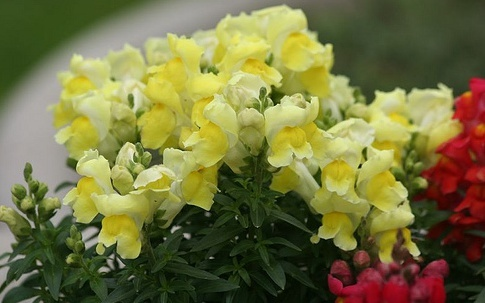
#> input picture samples/sample_1_clean.jpg, 485 x 303 px
$ python -i features.py   (imports and definitions only)   (older library calls are emulated)
#> lines starting #> are read from the running program, lines starting #| are printed output that depends on the picture
"""
Classical, interpretable image-quality feature extraction.

These features are:
  1. Used directly as rule-based / thresholded signals for explainability
     (each ties to a specific issue type).
  2. Fed as auxiliary input into the learned model (hybrid approach).

All functions accept a BGR or grayscale numpy array (OpenCV convention)
and return plain Python floats/dicts so results are JSON-serializable.
"""
from __future__ import annotations

import numpy as np
import cv2
from dataclasses import dataclass, asdict


@dataclass
class QualityFeatures:
    # --- Sharpness / blur ---
    laplacian_variance: float          # higher = sharper
    tenengrad: float                   # gradient-magnitude based sharpness

    # --- Exposure ---
    mean_luminance: float              # 0-255
    underexposed_frac: float           # fraction of pixels in low bins
    overexposed_frac: float            # fraction of pixels in high (clipped) bins

    # --- Noise ---
    noise_sigma: float                 # estimated noise std (robust MAD-based)

    # --- Contrast / dynamic range ---
    luminance_std: float
    dynamic_range: float               # p99 - p1 percentile of luminance

    # --- Color ---
    colorfulness: float
    saturation_mean: float

    # --- Compression / corruption ---
    blockiness: float                  # JPEG 8x8 block-edge energy
    decodable: bool                    # False if image failed to decode/read
    entropy: float                     # Shannon entropy of luminance histogram

    def to_dict(self) -> dict:
        return asdict(self)


def _to_gray(img: np.ndarray) -> np.ndarray:
    if img.ndim == 3:
        return cv2.cvtColor(img, cv2.COLOR_BGR2GRAY)
    return img


def laplacian_variance(gray: np.ndarray) -> float:
    """Classic blur metric: variance of the Laplacian. Low = blurry."""
    return float(cv2.Laplacian(gray, cv2.CV_64F).var())


def tenengrad(gray: np.ndarray) -> float:
    """Gradient-magnitude based sharpness (Sobel energy)."""
    gx = cv2.Sobel(gray, cv2.CV_64F, 1, 0, ksize=3)
    gy = cv2.Sobel(gray, cv2.CV_64F, 0, 1, ksize=3)
    return float(np.mean(gx ** 2 + gy ** 2))


def exposure_stats(gray: np.ndarray) -> tuple[float, float, float]:
    """Returns (mean_luminance, underexposed_frac, overexposed_frac)."""
    hist = cv2.calcHist([gray], [0], None, [256], [0, 256]).flatten()
    total = hist.sum()
    under = hist[:10].sum() / total   # near-black bins
    over = hist[246:].sum() / total   # near-white / clipped bins
    return float(gray.mean()), float(under), float(over)


def estimate_noise_sigma(gray: np.ndarray) -> float:
    """
    Robust noise estimator: convolve with a Laplacian-like kernel that
    suppresses image structure but responds strongly to noise, then take
    a MAD-based (outlier-robust) estimate of the residual standard
    deviation. Based on the Immerkaer (1996) fast noise estimation idea,
    with a median-absolute-deviation normalizer instead of a plain mean
    so real edges (which produce large but sparse responses) don't
    inflate the estimate the way they would with a mean-based version.
    """
    M = np.array([[1, -2, 1], [-2, 4, -2], [1, -2, 1]], dtype=np.float64)
    conv = cv2.filter2D(gray.astype(np.float64), -1, M)
    kernel_gain = np.sqrt(np.sum(M ** 2))  # = 6 for this kernel; convolving
    # iid noise of std sigma through M scales output std by this factor,
    # so we must divide it back out to recover sigma itself.
    sigma = float(np.median(np.abs(conv)) / 0.6745 / kernel_gain)
    return max(0.0, sigma)


def dynamic_range(gray: np.ndarray) -> tuple[float, float]:
    std = float(gray.std())
    p1, p99 = np.percentile(gray, [1, 99])
    return std, float(p99 - p1)


def colorfulness_metric(img_bgr: np.ndarray) -> float:
    """Hasler & Susstrunk colorfulness metric."""
    if img_bgr.ndim != 3:
        return 0.0
    B, G, R = img_bgr[:, :, 0].astype(float), img_bgr[:, :, 1].astype(float), img_bgr[:, :, 2].astype(float)
    rg = R - G
    yb = 0.5 * (R + G) - B
    std_rg, mean_rg = rg.std(), rg.mean()
    std_yb, mean_yb = yb.std(), yb.mean()
    std_root = np.sqrt(std_rg ** 2 + std_yb ** 2)
    mean_root = np.sqrt(mean_rg ** 2 + mean_yb ** 2)
    return float(std_root + 0.3 * mean_root)


def saturation_mean(img_bgr: np.ndarray) -> float:
    if img_bgr.ndim != 3:
        return 0.0
    hsv = cv2.cvtColor(img_bgr, cv2.COLOR_BGR2HSV)
    return float(hsv[:, :, 1].mean())


def blockiness_metric(gray: np.ndarray) -> float:
    """
    Estimate JPEG block-edge energy: compare gradient magnitude at 8-pixel
    grid boundaries vs. interior gradients. High ratio => visible blocking.
    """
    gray = gray.astype(np.float64)
    h, w = gray.shape
    if h < 16 or w < 16:
        return 0.0
    gx = np.abs(np.diff(gray, axis=1))
    grid_cols = gx[:, 7:w - 1:8]
    if grid_cols.size == 0:
        return 0.0
    grid_energy = grid_cols.mean()
    overall_energy = gx.mean() + 1e-6
    return float(grid_energy / overall_energy)


def shannon_entropy(gray: np.ndarray) -> float:
    hist = cv2.calcHist([gray], [0], None, [256], [0, 256]).flatten()
    hist = hist / (hist.sum() + 1e-9)
    hist = hist[hist > 0]
    return float(-np.sum(hist * np.log2(hist)))


def extract_features(img_bgr: np.ndarray) -> QualityFeatures:
    """Main entry point: compute the full interpretable feature set."""
    gray = _to_gray(img_bgr)
    lap_var = laplacian_variance(gray)
    ten = tenengrad(gray)
    mean_lum, under_frac, over_frac = exposure_stats(gray)
    noise = estimate_noise_sigma(gray)
    lum_std, dyn_range = dynamic_range(gray)
    colorfulness = colorfulness_metric(img_bgr)
    sat = saturation_mean(img_bgr)
    block = blockiness_metric(gray)
    entropy = shannon_entropy(gray)

    return QualityFeatures(
        laplacian_variance=lap_var,
        tenengrad=ten,
        mean_luminance=mean_lum,
        underexposed_frac=under_frac,
        overexposed_frac=over_frac,
        noise_sigma=noise,
        luminance_std=lum_std,
        dynamic_range=dyn_range,
        colorfulness=colorfulness,
        saturation_mean=sat,
        blockiness=block,
        decodable=True,
        entropy=entropy,
    )


def feature_vector(feats: QualityFeatures) -> np.ndarray:
    """Numeric vector (fixed order) for feeding into the learned model."""
    return np.array([
        feats.laplacian_variance,
        feats.tenengrad,
        feats.mean_luminance,
        feats.underexposed_frac,
        feats.overexposed_frac,
        feats.noise_sigma,
        feats.luminance_std,
        feats.dynamic_range,
        feats.colorfulness,
        feats.saturation_mean,
        feats.blockiness,
        feats.entropy,
    ], dtype=np.float32)


FEATURE_NAMES = [
    "laplacian_variance", "tenengrad", "mean_luminance", "underexposed_frac",
    "overexposed_frac", "noise_sigma", "luminance_std", "dynamic_range",
    "colorfulness", "saturation_mean", "blockiness", "entropy",
]

>>> import cv2
>>> picture = cv2.imread('../../../samples/sample_1_clean.jpg')
#> picture is the input picture: shape (303, 485, 3); mean B, G, R 64, 115.4, 116.9
>>> result = extract_features(picture)
#> in _to_gray, `return cv2.cvtColor(img, cv2.COLOR_BGR2GRAY)`:
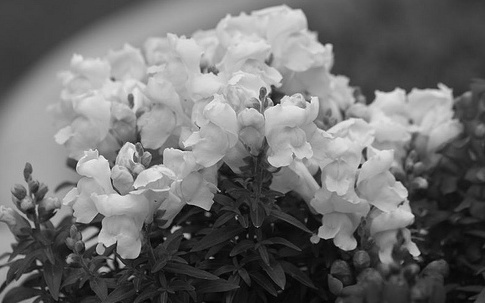
#> returned value: shape (303, 485); min 2, max 245, mean 109.9
#> in extract_features, `lap_var = laplacian_variance(gray)`: lap_var = 473.3
#> in extract_features, `ten = tenengrad(gray)`: ten = 7661.3
#> in exposure_stats, `hist = cv2.calcHist([gray], [0], None, [256], [0, 256]).flatten()`: hist = 256 values, max 2154 at index 64, min 0 at index 0, mean 574
#> in exposure_stats, `total = hist.sum()`: total = 146955
#> in exposure_stats, `under = hist[:10].sum() / total`: under = 0.00421
#> in exposure_stats, `over = hist[246:].sum() / total`: over = 0
#> in extract_features, `mean_lum, under_frac, over_frac = exposure_stats(gray)`: mean_lum = 109.9; under_frac = 0.00421; over_frac = 0
#> in estimate_noise_sigma, `conv = cv2.filter2D(gray.astype(np.float64), -1, M)`:
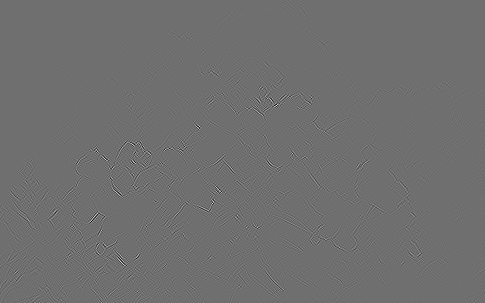
#> conv: shape (303, 485) float64; min -294, max 378, mean 0; drawn with min black and max white
#> in estimate_noise_sigma, `sigma = float(np.median(np.abs(conv)) / 0.6745 / kernel_gain)`: sigma = 0.741
#> in dynamic_range, `std = float(gray.std())`: std = 63.19
#> in dynamic_range, `p1, p99 = np.percentile(gray, [1, 99])`: p1 = 12; p99 = 218
#> in extract_features, `lum_std, dyn_range = dynamic_range(gray)`: lum_std = 63.19; dyn_range = 206
#> in colorfulness_metric, `B, G, R = img_bgr[:, :, 0].astype(float), img_bgr[:, :, 1].astype(floa..`:
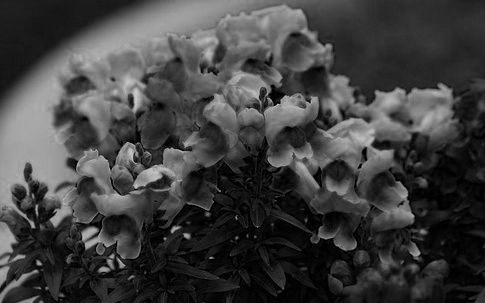
#> B: shape (303, 485) float64; min 0, max 206, mean 64
#> in colorfulness_metric, `rg = R - G`:
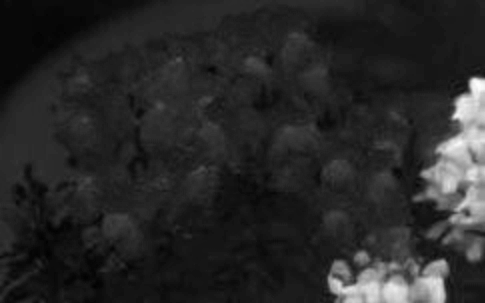
#> rg: shape (303, 485) float64; min -31, max 172, mean 1.5; drawn with min black and max white
#> in colorfulness_metric, `yb = 0.5 * (R + G) - B`:
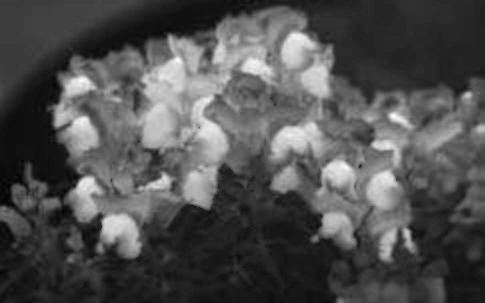
#> yb: shape (303, 485) float64; min -7.5, max 181.5, mean 52.1; drawn with min black and max white
#> in colorfulness_metric, `std_rg, mean_rg = rg.std(), rg.mean()`: std_rg = 29.34; mean_rg = 1.5
#> in colorfulness_metric, `std_yb, mean_yb = yb.std(), yb.mean()`: std_yb = 40.36; mean_yb = 52.14
#> in colorfulness_metric, `std_root = np.sqrt(std_rg ** 2 + std_yb ** 2)`: std_root = 49.9
#> in colorfulness_metric, `mean_root = np.sqrt(mean_rg ** 2 + mean_yb ** 2)`: mean_root = 52.16
#> in extract_features, `colorfulness = colorfulness_metric(img_bgr)`: colorfulness = 65.55
#> in saturation_mean, `hsv = cv2.cvtColor(img_bgr, cv2.COLOR_BGR2HSV)`: hsv: shape (303, 485, 3); mean H, S, V 40, 134.3, 123.8
#> in extract_features, `sat = saturation_mean(img_bgr)`: sat = 134.3
#> in blockiness_metric, `gx = np.abs(np.diff(gray, axis=1))`:
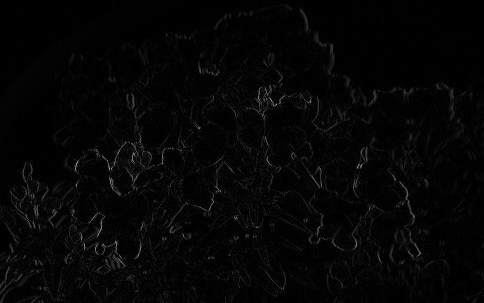
#> gx: shape (303, 484) float64; min 0, max 168, mean 5.2
#> in blockiness_metric, `grid_cols = gx[:, 7:w - 1:8]`:
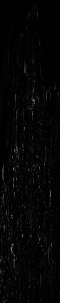
#> grid_cols: shape (303, 60) float64; min 0, max 149, mean 5.3
#> in blockiness_metric, `grid_energy = grid_cols.mean()`: grid_energy = 5.27
#> in blockiness_metric, `overall_energy = gx.mean() + 1e-6`: overall_energy = 5.22
#> in extract_features, `block = blockiness_metric(gray)`: block = 1.01
#> in shannon_entropy, `hist = hist / (hist.sum() + 1e-9)`: hist = 256 values, max 0.0147 at index 64, min 0 at index 0, mean 0.00391
#> in shannon_entropy, `hist = hist[hist > 0]`: hist = 243 values, max 0.0147 at index 62, min 6.8e-06 at index 235, mean 0.00412
#> in extract_features, `entropy = shannon_entropy(gray)`: entropy = 7.59
